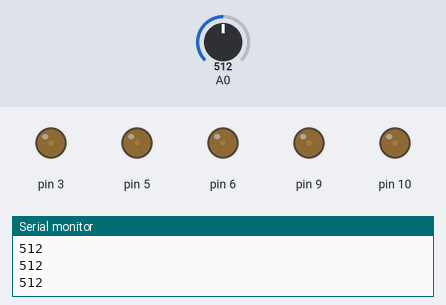
Recording of a sketch running on a simulated Arduino Uno, built with avr-gcc and run on an emulated ATmega328P. Shown: output pins drawn as LEDs (lit = HIGH), the last lines printed to the serial monitor. Inputs (shaded band) come from the test bench; at power-on: A0 = 512.

Above: at 3.7 s.
3.8 s: A0 set to 101
5.3 s: A0 set to 86
At 5.7 s:
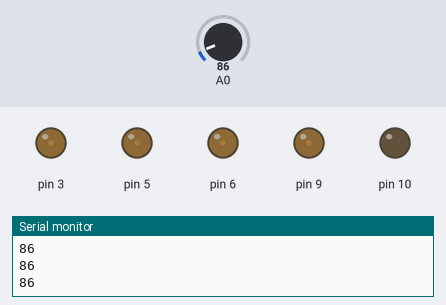
6.8 s: A0 set to 0
At 8.0 s:
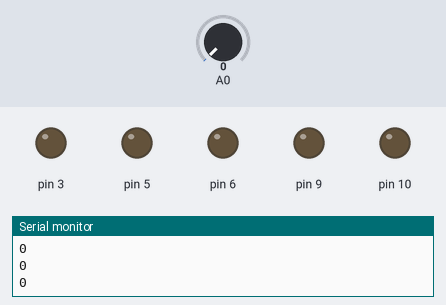
8.3 s: A0 set to 122
At 9.0 s:
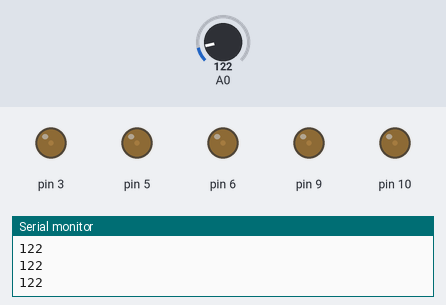
Timing chart, 0 to 10.8 s (numbered marks = the images above; inputs shaded):
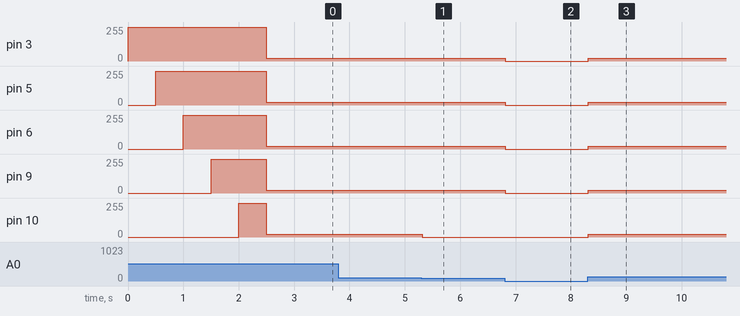

The sketch:

polygraph.ino
```cpp
void setup()
{
  Serial.begin(9600);
  pinMode(3, OUTPUT);
  pinMode(5, OUTPUT);
  pinMode(6, OUTPUT);
  pinMode(9, OUTPUT);
  pinMode(10, OUTPUT);
  digitalWrite(3, HIGH);
  delay(500);
  digitalWrite(5, HIGH);
  delay(500);
  digitalWrite(6, HIGH);
  delay(500);
  digitalWrite(9, HIGH);
  delay(500);
  digitalWrite(10, HIGH);
  delay(500);
}

int on = 20;
int off = 0;
int a = 30;
int b = 45;
int c = 60;
int d = 75;
int e = 90;

void loop()
{
  if (analogRead(A0) > a)
  {
    analogWrite(3, on);
  }
  else
  {
    analogWrite(3, off);
  }
  if (analogRead(A0) > b)
  {
    analogWrite(5, on);
  }
  else
  {
    analogWrite(5, off);
  }
  if (analogRead(A0) > c)
  {
    analogWrite(6, on);
  }
  else
  {
    analogWrite(6, off);
  }
  if (analogRead(A0) > d)
  {
    analogWrite(9, on);
  }
  else
  {
    analogWrite(9, off);
  }
  if (analogRead(A0) > e)
  {
    analogWrite(10, on);
  }
  else
  {
    analogWrite(10, off);
  }

  Serial.println(analogRead(A0));
  delay(20);
}
```

Measured:
- after the input at 5.3 s, pin 10: 20/255 → 0/255 at once
- after the input at 6.8 s, pin 3, pin 5, pin 6, pin 9: 20/255 → 0/255 at once
- after the input at 8.3 s, pin 3, pin 5, pin 6, pin 9, pin 10: 0/255 → 20/255 at once
